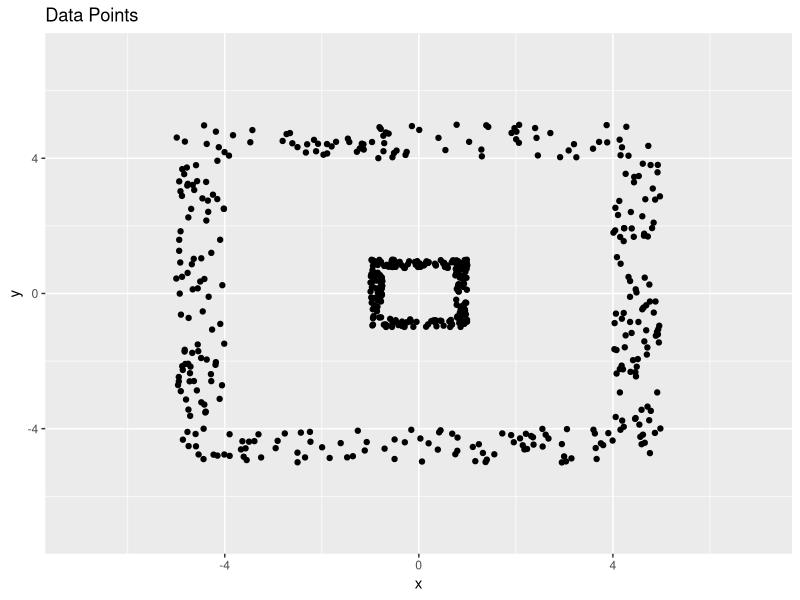
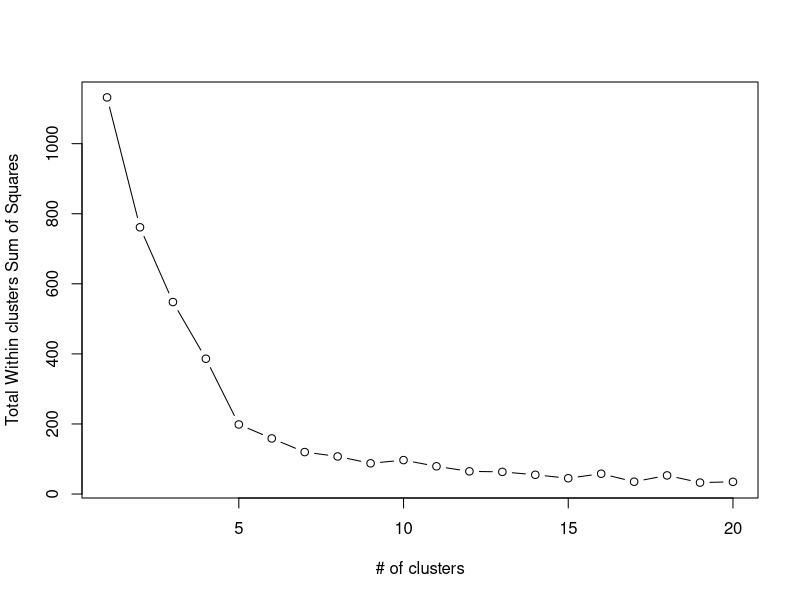
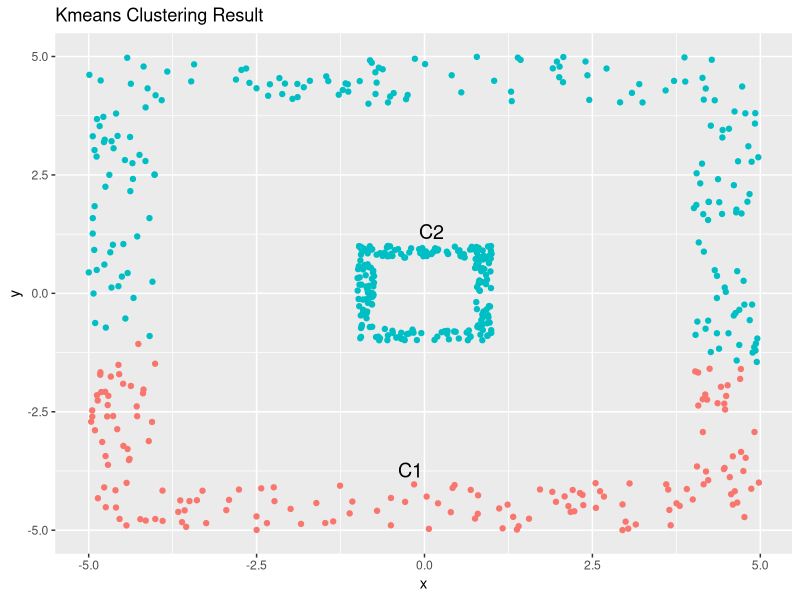
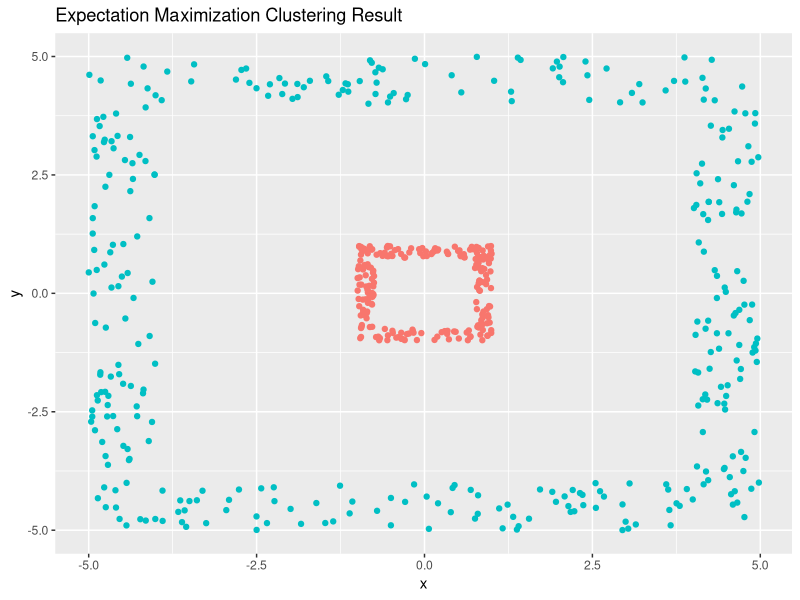
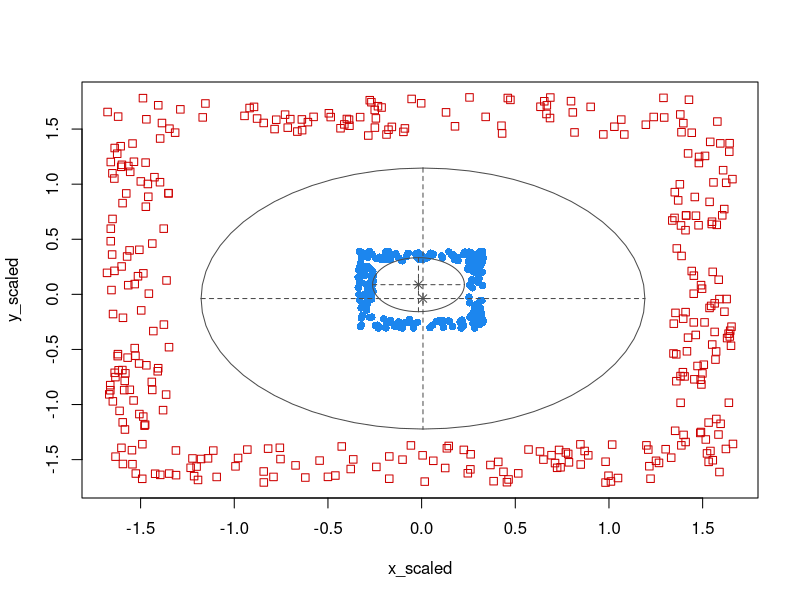
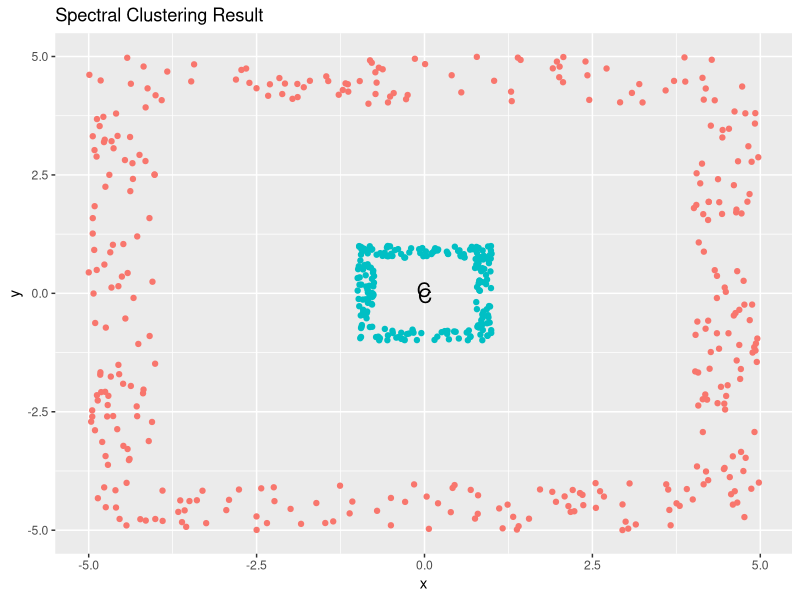

Recreate these plots in R, in order.
# This script conducts various types of clustering on generated data.

# LOAD LIBRARIES --------------------------------------------------------------------
# This section loads necessary libraries.
library(data.table)
library(ggplot2)
library(dplyr)
library(fpc)
library(mclust)
library(kernlab)

# GENERATE DATA -----------------------------------------------------------
# This section generates the data that will be clustered.

  # Create small and large squares of data.
  set.seed(12346)
  small_rectangle = data.table(x = runif(500, 
                                         min = -1, 
                                         max = 1), 
                               y = runif(500, 
                                         min = -1, 
                                         max = 1))
  large_rectangle = data.table(x = runif(1000, 
                                         min = -5, 
                                         max = 5), 
                               y = runif(1000, 
                                         min = -5, 
                                         max = 5))
  
  # Remove most of the points in the interior of the rectangles.
  # The remaining points will be around the borders.
  small_rectangle = small_rectangle[abs(x) > 0.75 | abs(y) > 0.75]
  large_rectangle = large_rectangle[abs(x) > 4 | abs(y) > 4]
  
  # Plot 'small_rectangle' and 'large_rectangle' data.
  ggplot(data = small_rectangle, 
         aes(x = x, 
             y = y)) + 
    geom_point() + 
    geom_point(data = large_rectangle, 
               aes(x = x, 
                   y = y)) +
    xlim(c(-7, 7)) + 
    ylim(c(-7, 7)) + 
    ggtitle('Data Points') + 
    xlab('x') + 
    ylab('y')
  
  # Combine 'small_rectangle' and 'large_rectangle' to conduct clustering.
  all_data = rbind(small_rectangle, large_rectangle)
  
  # Scale data columns and create data table with scaled data. This should be done prior to clustering.
  # I do this separately so I can later access the mean and standard deviation of scaling.
  x_scaled = scale(all_data$x)
  y_scaled = scale(all_data$y)
  scaled_data = data.table(x_scaled = x_scaled, 
                           y_scaled = y_scaled)
  scaled_data = rename(scaled_data, 
                       x_scaled = x_scaled.V1, 
                       y_scaled = y_scaled.V1)
  

# DETERMINE NUMBER OF CLUSTERS --------------------------------------------
# Find optimal number of clusters according to some common metrics.
# Results vary widely and are not always helpful.
# For the clustering algorithms below, I will use 2 clusters when possible.
  
  # Method 1: Plot 'Total Within clusters Sum of Squares' against 'Number of clusters' (SCREE plot).
  # 'Elbow' of the following plot indicates best number of clusters.
  # This method appears to recommend 4 clusters. Or maybe 7.
  
    # Choose maximum number of clusters to consider.
    max_clusters = 20
  
    # Compute 'Total Within cluster Sum of Squares' (wss):
    within_sum_squares = (nrow(scaled_data) - 1) * sum(apply(scaled_data, 
                                                             2, 
                                                             var))
    for (i in 2:max_clusters) 
      
      {
      
        # Compute within sum of squares for each number of clusters.
        within_sum_squares[i] = sum(kmeans(scaled_data, 
                                           centers = i)$withinss)
        
      }
  
    # Plot 'wss' against 'Number of clusters':  
    plot(1:max_clusters, 
         within_sum_squares, 
         type = 'b', 
         xlab = '# of clusters', 
         ylab = 'Total Within clusters Sum of Squares')
    
  # Method 2: 'kmeansruns()' with Calinski - Harabasz Index.
  # This method recommends 1 cluster.
      
    # Best number of clusters as identified by this method.
    kmeansruns(all_data, 
               krange = 1:max_clusters, 
               criterion = 'ch', 
               scaledata = T)$bestk
  
    # Critical values using above method:
    kmeansruns(all_data, 
               krange = 1:max_clusters, 
               criterion = 'ch', 
               scaledata = T)$crit

  # Method 3: 'kmeansruns()' with Average Silhouette Width.
  # This method recommends 1 cluster.

    # Best number of clusters as identified by this method.
    kmeansruns(all_data, 
               krange = 1:max_clusters, 
               criterion = 'asw',
               scaledata = T)$bestk
  
    # Critical values using above method.
    kmeansruns(all_data, 
               krange = 1:max_clusters, 
               criterion = 'asw', 
               scaledata = T)$crit
    
  # For the clustering algorithms below, I will use 2 clusters when possible.
  clusters = 2

# KMEANS CLUSTERING -------------------------------------------------------
# This section conducts k-means clustering with 2 clusters.
  
  # Conduct k-means clustering with 2 clusters.
  set.seed(12346)
  kmeans = kmeans(scaled_data, 
                  centers = clusters)
  
  # View cluster sizes.
  kmeans$size
  
  # Convert cluster centers back into unscaled values and view cluster centers.
  kmeans_centers = data.table(kmeans$centers)
  kmeans_centers$x_scaled = (kmeans_centers$x_scaled * attr(x_scaled, 
                                                            'scaled:scale')) + attr(x_scaled, 
                                                                                    'scaled:center')
  kmeans_centers$y_scaled = (kmeans_centers$y_scaled * attr(y_scaled, 
                                                            'scaled:scale')) + attr(y_scaled, 
                                                                                    'scaled:center')
  print(kmeans_centers)
  
  # Add kmeans clusters to 'all_data'.
  all_data$kmeans_clusters = kmeans$cluster
  
  # Check stability of 'k-means' clusters.
  # Neither cluster is very stable.
  kmeans_stability = clusterboot(as.data.frame(scaled_data), 
                                 clustermethod = kmeansCBI, 
                                 krange = clusters,
                                 seed = 12346)
  kmeans_stability$bootmean
  
  # Plot kmeans clustering results and cluster centers (black Cs).
  ggplot(data = all_data, 
         aes(x = x, 
             y = y, 
             color = as.character(kmeans_clusters))) + 
    geom_point() + 
    annotate('text', 
             x = kmeans_centers$x_scaled[1], 
             y = kmeans_centers$y_scaled[1], 
             label = 'C1', 
             size = 5) + 
    annotate('text', 
             x = kmeans_centers$x_scaled[2], 
             y = kmeans_centers$y_scaled[2], 
             label = 'C2', 
             size = 5) + 
    theme(legend.position = 'none') +
    ggtitle('Kmeans Clustering Result')

# EXPECTATION MAXIMIZATION (EM) CLUSTERING -------------------------------------
  ??????????????
  # Conduct EM clustering.
  set.seed(134)
  em = Mclust(scaled_data, 
              G = 2)
  
  # Add EM clustering assignments to all data.
  all_data$em_clusters = em$classification
  
  # Plot EM clustering results 1.
  ggplot(data = all_data, 
         aes(x = x, 
             y = y, 
             color = as.character(em_clusters))) + 
    geom_point() + 
    theme(legend.position = 'none') +
    ggtitle('Expectation Maximization Clustering Result')
  
  # Plot EM clustering results 2 (for scaled data).
  plot(em, 
       what = 'classification')

# SPECTRAL CLUSTERING -----------------------------------------------------

  # Conduct spectral clustering with 2 clusters.
  spec_clust = specc(as.matrix(scaled_data), 
                     centers = 2)
  
  # View cluster centers and sizes.
  centers(spec_clust)     # cluster centers
  size(spec_clust)        # cluster sizes
  
  # Save spectral clustering cluster centers for plot.
  # I'm not sure what cluster centers mean in the context of spectral clustering.
  spectral_centers = data.table(centers(spec_clust))
  
  # Plot spectral clustering results.
  ggplot(data = all_data, 
         aes(x = x, 
             y = y, 
             color = as.character(spec_clust))) + 
    geom_point() + 
    annotate('text', 
             x = spectral_centers$V1[1], 
             y = spectral_centers$V2[1], 
             label = 'C', 
             size = 5) +
    annotate('text', 
             x = spectral_centers$V1[2], 
             y = spectral_centers$V2[2], 
             label = 'C', 
             size = 5) +
    theme(legend.position = 'none') +
    ggtitle('Spectral Clustering Result')
  
  
  
   annotate('text', 
             x = kmeans_centers$x_scaled[1], 
             y = kmeans_centers$y_scaled[1], 
             label = 'C1', 
             size = 5)
